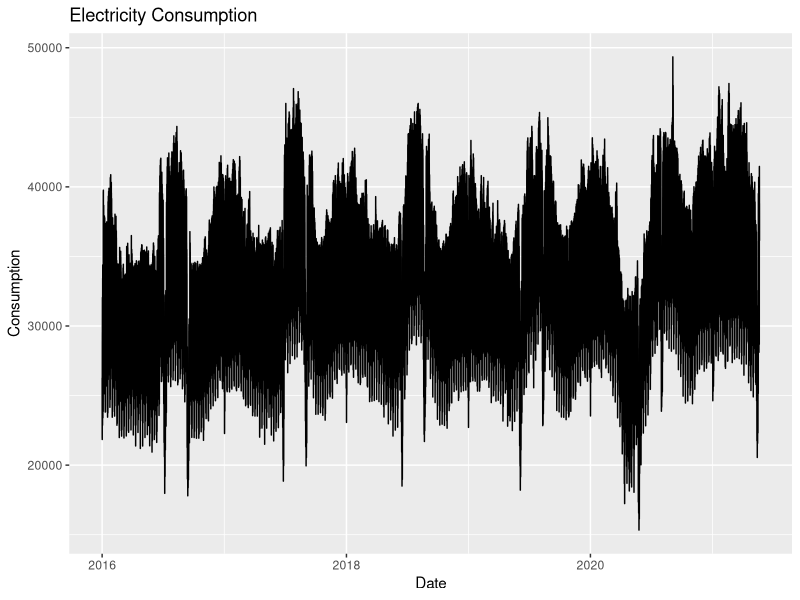
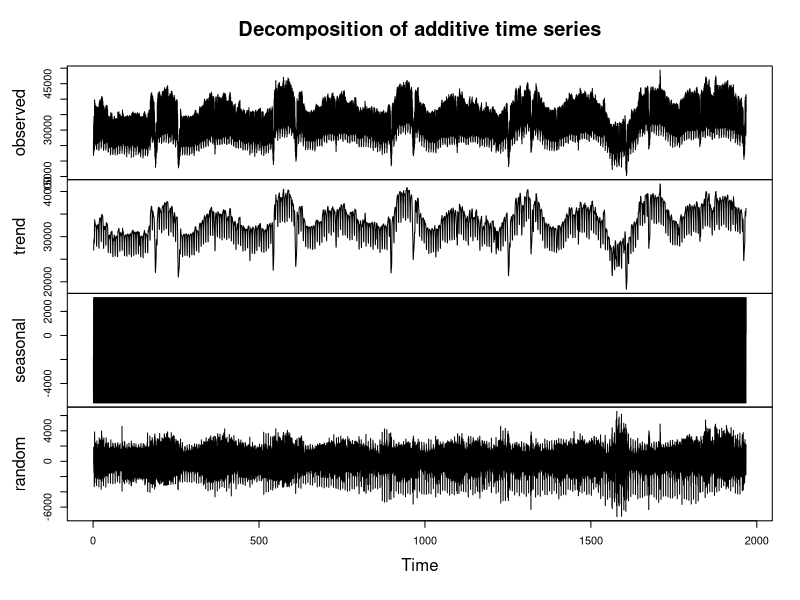
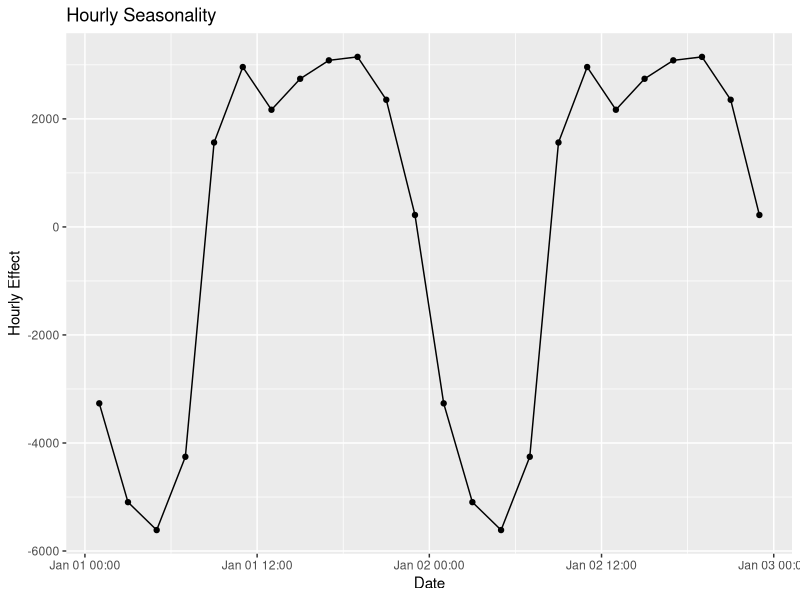
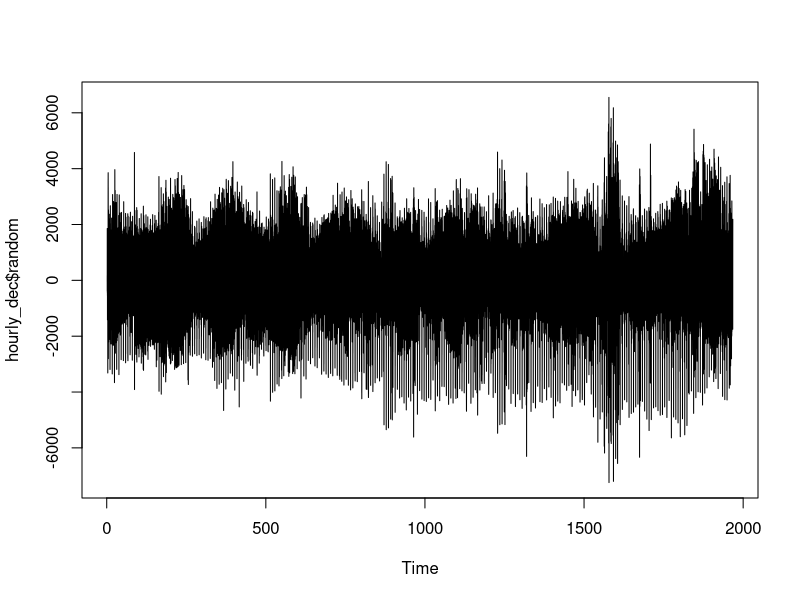
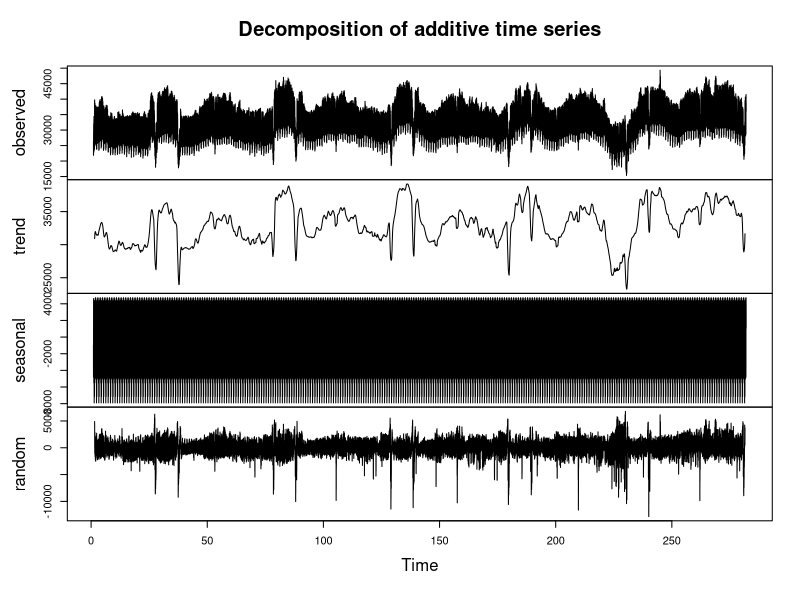
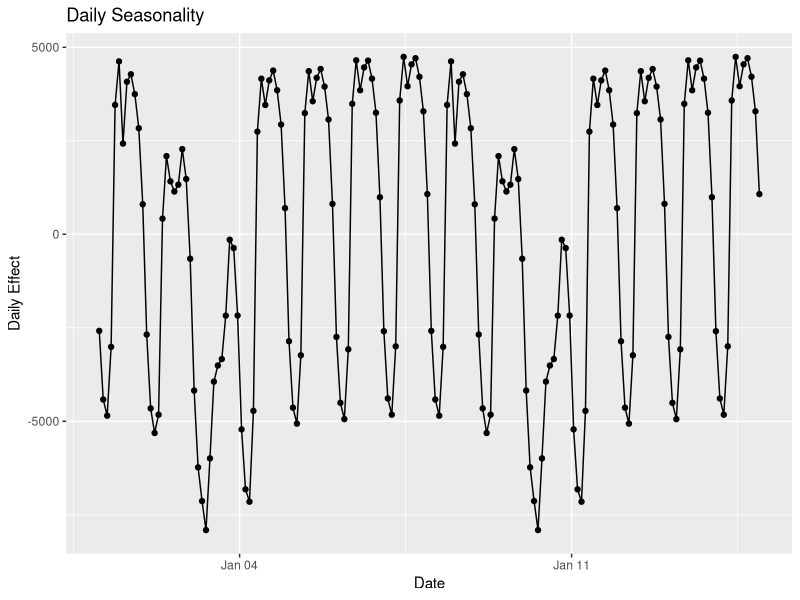
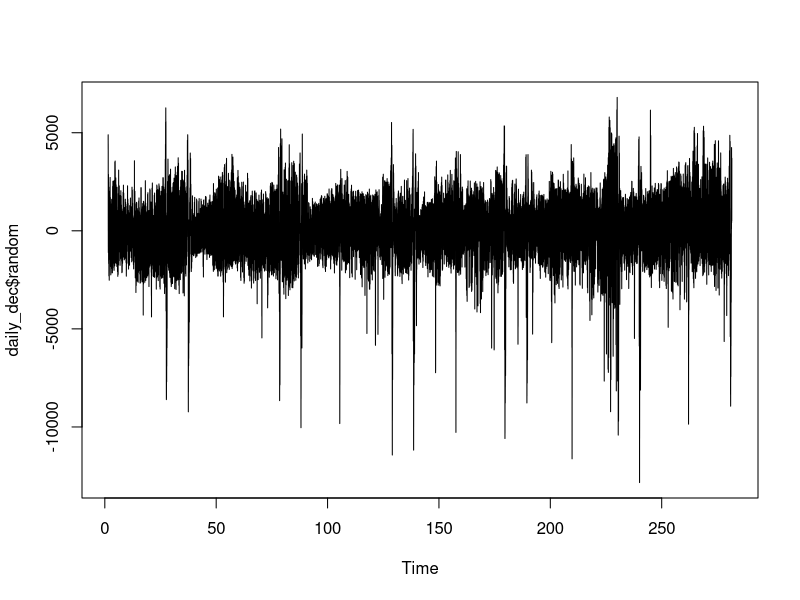
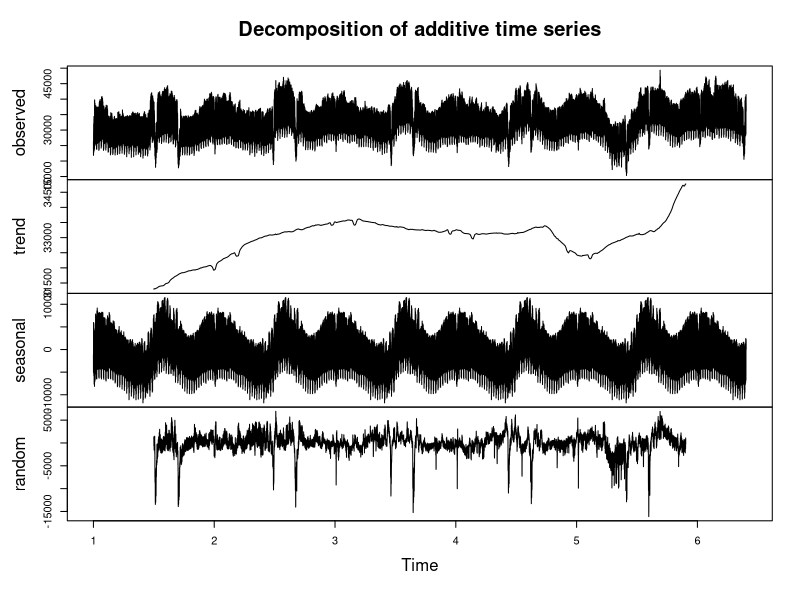

Source code (R) for these figures, in order:
## ---- chunk 1
knitr::opts_chunk$set(echo = TRUE)
library(ggplot2)
library(data.table)
library(zoo)
library(urca)
library(forecast)
library(tidyverse)
library(lubridate)
## ---- chunk 2
setwd("/Users/ahmetguden/Desktop/GitHub/spring21-ahmetguden/data")
df <- as.data.table(read_csv("epias2.csv"))

df$Date <- as.Date(df$Date, format = "%d.%m.%Y")

df$DateTime <- paste(df$Date,df$Time)
df$DateTime <- as.POSIXct(df$DateTime,format="%Y-%m-%d %H:%M" ,tz="UTC")
df <- df[,4:3]
df$Consumption <- df$Consumption*1000
## ---- chunk 3
head(df)
## ---- chunk 4
df[DateTime=="2016-03-26 02:00:00" , Consumption ]
df[DateTime=="2016-03-27 02:00:00" , Consumption ]
df[2067,2] <- 28413.3

## ---- chunk 5
ggplot(df, aes(x=DateTime , y=Consumption)) +
  geom_line() +
  labs(title = "Electricity Consumption", x="Date" )

## ---- chunk 6
summary(ur.kpss(df$Consumption))
## ---- chunk 7
hourly_ts <- ts(df$Consumption,frequency = 24)
hourly_dec <- decompose(hourly_ts,type ="additive")
df[,hourly:=as.numeric(hourly_dec$seasonal)]

## ---- chunk 8
plot(hourly_dec)

## ---- chunk 9
ggplot(df[1:24*2], aes(x=DateTime, y=hourly)) +
  geom_line() +
  geom_point() +
  labs(title="Hourly Seasonality" , x="Date", y="Hourly Effect" )
## ---- chunk 10
plot(hourly_dec$random)
## ---- chunk 11
daily_ts <- ts(df$Consumption,frequency = 24*7)
daily_dec <- decompose(daily_ts,type ="additive")
df[,daily:=as.numeric(daily_dec$seasonal)]

## ---- chunk 12
plot(daily_dec)
## ---- chunk 13
ggplot(df[1:168*2], aes(x=DateTime, y=daily)) +
  geom_line() +
  geom_point() +
  labs(title="Daily Seasonality" , x="Date", y="Daily Effect" )
## ---- chunk 14
plot(daily_dec$random)
## ---- chunk 15
monthly_ts <- ts(df$Consumption,frequency = 24*7*52)
monthly_dec <- decompose(monthly_ts,type="additive")
df[,monthly:=as.numeric(monthly_dec$seasonal)]

## ---- chunk 16
plot(monthly_dec)
## ---- chunk 17
ggplot(df[1:(8736*2)], aes(x=DateTime, y=monthly)) +
  geom_line() +
  geom_point() +
  labs(title="Monthly Seasonality" , x="Date", y="Monthly Effect" )

## ---- chunk 18
plot(monthly_dec$random)
## ---- chunk 19
plot(daily_dec)
## ---- chunk 20
df <- df[,Random:=as.numeric(daily_dec$random)]
df <- df[,Seasonality:=as.numeric(daily_dec$seasonal)]
df <- df[,Trend:=as.numeric(daily_dec$trend)]
ggplot(df[1:168*2], aes(x=DateTime, y=daily)) +
  geom_line() +
  geom_point() +
  labs(title="Daily Seasonality" , x="Date", y="Daily Effect" )
## ---- chunk 21
plot(daily_dec$random)
## ---- chunk 22
summary(ur.kpss(daily_dec$random))
## ---- chunk 23

ggAcf(daily_dec$random, lag.max = 168) + 
  labs(title = "ACF of the random component")
ggPacf(daily_dec$random, lag.max = 168) +
  labs(title = "PACF of the random component")
## ---- chunk 24
ar1 <-  arima(df[,Random], order = c(1,0,0))
ar2 <-  arima(df[,Random], order = c(2,0,0))
ar3 <-  arima(df[,Random], order = c(3,0,0))
ar4 <-  arima(df[,Random], order = c(4,0,0))
ar5 <-  arima(df[,Random], order = c(5,0,0))

AIC_ar <- c(ar1=AIC(ar1), ar2=AIC(ar2) , ar3=AIC(ar3), ar4=AIC(ar4) , ar5= AIC(ar5))
which.min(AIC_ar)
## ---- chunk 25
ma1 <-  arima(df[,Random], order = c(0,0,1))
ma2 <-  arima(df[,Random], order = c(0,0,2))
ma3 <-  arima(df[,Random], order = c(0,0,3))
ma4 <-  arima(df[,Random], order = c(0,0,4))
ma5 <-  arima(df[,Random], order = c(0,0,5))

AIC_ma <- c(ma1=AIC(ma1),ma2=AIC(ma2), ma3=AIC(ma3) , ma4=AIC(ma4),ma5=AIC(ma5))
which.min(AIC_ma)
## ---- chunk 26
 
arma1 <-arima(df[,Random], order = c(5,0,5))
AIC(arma1)
## ---- chunk 27
arma2 <- arima(df[,Random], order = c(4,0,4))
AIC(arma2)
## ---- chunk 28

df[,Residuals:=residuals(arma2)]
df[,fitted:=Random - Residuals]
df[,fitted:=as.numeric(fitted) +as.numeric(Trend) + as.numeric(Seasonality)]

## ---- chunk 29

ggplot(df, aes(x=DateTime)) +
  geom_line(aes(y=Consumption, col="actual")) +
  geom_line(aes(y=fitted, col="fitted")) +
  labs(title = "Fitted and actual values of consumption over time" , x="Date" ) 
## ---- chunk 30
ggplot(df[DateTime>="2016-03-19 14:00:00 " & DateTime<="2016-03-29 14:00:00"], aes(x=DateTime)) +
  geom_line(aes(y=Consumption, col="actual")) +
  geom_line(aes(y=fitted, col="fitted")) +
  labs(title = "Fitted and actual values of consumption over time" , x="Date" )
## ---- chunk 31
last_trend <- tail(daily_dec$trend[!is.na(daily_dec$trend)],1)
seasonal_effect <- daily_dec$seasonal[(46849-84):47208]
model_forecast <- predict(arma2, n.ahead = (15*24) + 84)$pred
model_forecast <- model_forecast + last_trend + seasonal_effect

forecasted <- tail(model_forecast, (15*24))
actual <- tail(df$Consumption, (15*24))

dfdf <- data.frame(forecasts=forecasted,actuals=actual)
forecast_dates <-as.vector(df[46849:47208,1])
dfdf <- cbind(dfdf,forecast_dates)

ggplot(dfdf, aes(x=DateTime)) +
  geom_line(aes(y=actuals , col="actual")) +
  geom_line(aes(y=forecasts, col="forecasts")) +
  labs(title="Actual values vs Forecasts" , x="Date" , y="Consumption")

## ---- chunk 32
accu=function(actual,forecast) {
  n=length(actual)
  error=actual-forecast
  mean=mean(actual)
  sd=sd(actual)
  CV=sd/mean
  bias=sum(error)/sum(actual)
  MAPE=sum(abs(error/actual))/n
  MAD=sum(abs(error))/n
  WMAPE=MAD/mean
  l=data.frame(n,mean,sd,CV,bias,MAPE,WMAPE)
  return(l) }

accu <- accu(actual,forecasted)

## ---- chunk 33
accu
## ---- chunk 34
dfdf <- as.data.table(dfdf)
dfdf <- dfdf[,error:=actuals-forecasts]
dfdf <- dfdf[,APE:= abs(error/actuals)]
dfdf <- dfdf[,bias:= (error/actuals)]

metrics <- dfdf[ , .(DailyMAPE = sum(APE) /24 , DailyBias = sum(bias) /24) , by=.(Date=as.Date(DateTime))] 

## ---- chunk 35
metrics
